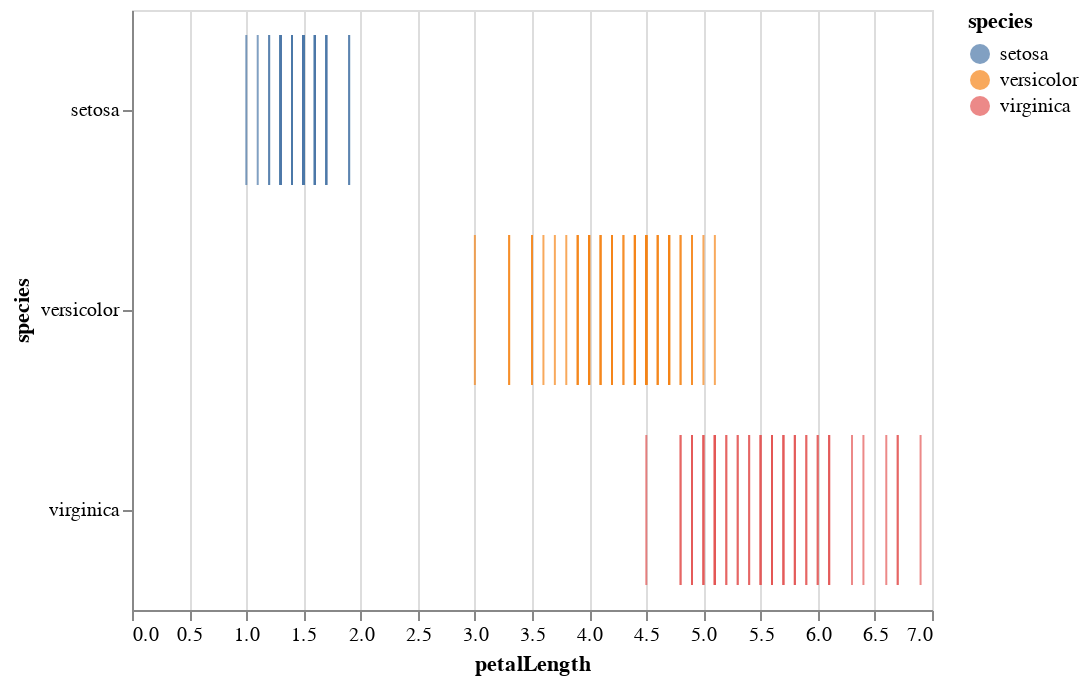

Source (notebook cell):
### Markdown cell above
Un color continuo resulta en una escala de colores apropiada para datos continuos.

Ésta es una característica clave de Altair: elige escalas apropiadas para el tipo de dato.

De igual manera, si ponemos un valor categórico en el eje x o y, también va a crear escalas discretas:

### Code cell
alt.Chart(iris).mark_tick().encode(
    x='petalLength',
    y='species',
    color='species'
)

### Figure 1 — Vega-Lite specification as saved in the notebook (floating-point values rounded to 4 significant figures; data arrays with more than 128 entries replaced by an {"elided": "..."} marker saying what was removed)
{"$schema": "https://vega.github.io/schema/vega-lite/v2.6.0.json", "config": {"view": {"height": 300, "width": 400}}, "data": {"name": "data-a264acbd6e539a8b3afc0cb5f240fb57"}, "datasets": {"data-a264acbd6e539a8b3afc0cb5f240fb57": {"elided": "150 records"}}, "encoding": {"color": {"field": "species", "type": "nominal"}, "x": {"field": "petalLength", "type": "quantitative"}, "y": {"field": "species", "type": "nominal"}}, "mark": "tick"}
